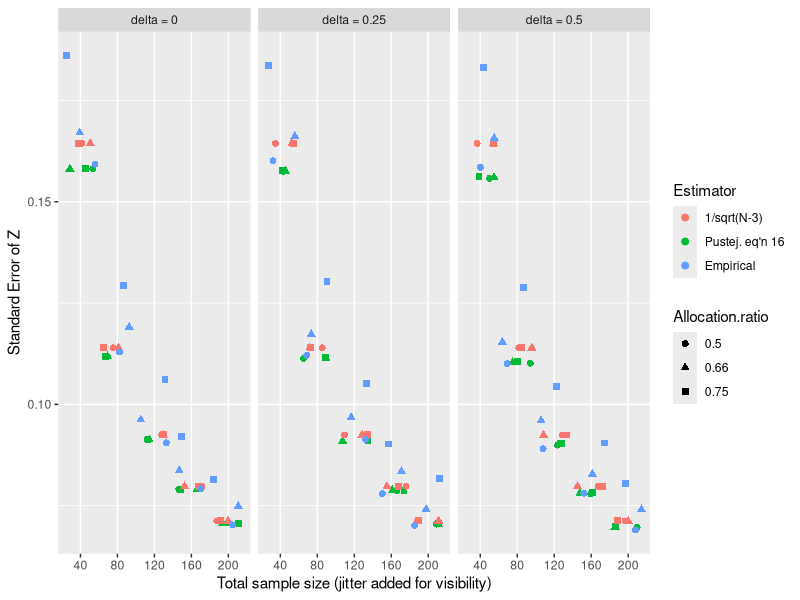
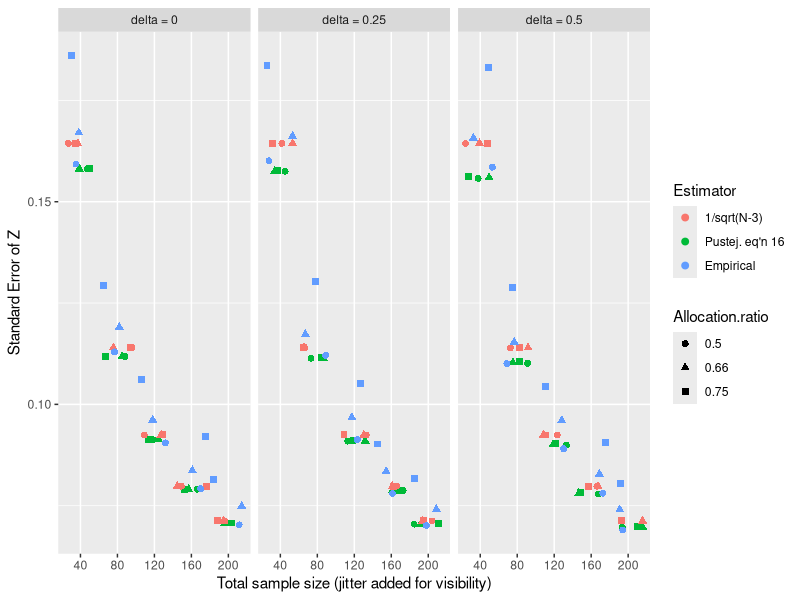

These figures' R source, in order:
library(ggplot2)
library(dplyr)
library(tidyr)

# Let's inspect the magnitude of difference between formulae given effect size and allocation ratio
d = c(0, .25, .5)
ratio = c(.5, .66, .75)
n = c(40, 80, 120, 160, 200)
# Make data frame
dat = expand.grid(d, ratio, n)
names(dat) = c("delta", "ratio", "n")
# assign to groups
dat$n1 = floor(dat$n*dat$ratio)
dat$n2 = ceiling(dat$n*(1-dat$ratio))
# estimate r using proper and improper values of w^2 / a
dat$a = (dat$n1 + dat$n2)^2 / (dat$n1 * dat$n2)
dat$r.proper = dat$d / sqrt(dat$d^2 + dat$a)
dat$r.improper = dat$d / sqrt(dat$d^2 + 4)
# estimate Z
dat$z.proper = atanh(dat$r.proper)
dat$z.improper = atanh(dat$r.improper)
# estimate SE(Z)
# From Pustejovsky (2014), equation 16, letting w^2 = a
term1.proper = (1/(dat$d^2 + dat$a))
term1.improper = (1/(dat$d^2 + 4))
term2 = (dat$n1 + dat$n2)/(dat$n1*dat$n2) + dat$d^2/(2*(dat$n1+dat$n2))
dat$se.z_proper =  sqrt(term1.proper * term2)
dat$se.z_improper = sqrt(term1.improper * term2)
dat$se.z_approx = 1/sqrt(dat$n - 3)

# Empirical estimator
M = 1e4

goSimDX = function(n1, n2, es)
{
  d=1:M
  for (m in 1:M)
  {
    y1=rnorm(n1,0,1)
    y2=rnorm(n2,es,1)
    s=sqrt((var(y1)+var(y2))/2)
    d[m]=(mean(y2)-mean(y1))/s
  }
  r = d / sqrt(d ^ 2 + 4)
  z = 0.5 * log((1 + r) / (1 - r))
  return(c(mean(z),sd(z)))
}

for (i in 1:nrow(dat)) {
  temp = goSimDX(dat$n1[i], dat$n2[i], dat$delta[i])
  dat$z_empirical[i] = temp[1]
  dat$se.z_empirical[i] = temp[2]
}

# compare estimates
output = dat %>% 
  gather(se.z_proper:se.z_approx, se.z_empirical, key = "key", value = "SE_Z") %>% 
  separate(key, into = c("Stat", "Category"), sep = "_") %>% 
  filter(Category != "improper") 

output$delta.label = factor(output$delta, 
                         levels=c(0, .25, .5), 
                         labels = c("delta = 0", "delta = 0.25", "delta = 0.5"))
output$Estimator = factor(output$Category,
                               levels = c("approx", "proper", "empirical"),
                               labels = c("1/sqrt(N-3)", "Pustej. eq'n 16", "Empirical"))
output$Allocation.ratio = factor(output$ratio)
ggplot(output, aes(x = as.factor(n), y = SE_Z, col = Estimator, shape = Allocation.ratio)) +
  geom_point(size = 2, position = position_jitter(width = .40)) +
  facet_wrap(~delta.label) +
  scale_y_continuous("Standard Error of Z") +
  scale_x_discrete("Total sample size (jitter added for visibility)")

summary(dat$se.z_proper - dat$se.z_approx) # difference does not exceed .009 in SE
summary(dat$se.z_empirical - dat$se.z_approx) # difference does not exceed .005
# Even in that most extreme case, the difference is about the same as N = 17 vs. N = 18.
1/sqrt(18-3) - 1/sqrt(18-2) 

ggsave("./supplement/SE_Z_comparison.png", width = 5.8, height = 4.5, units = "in")



